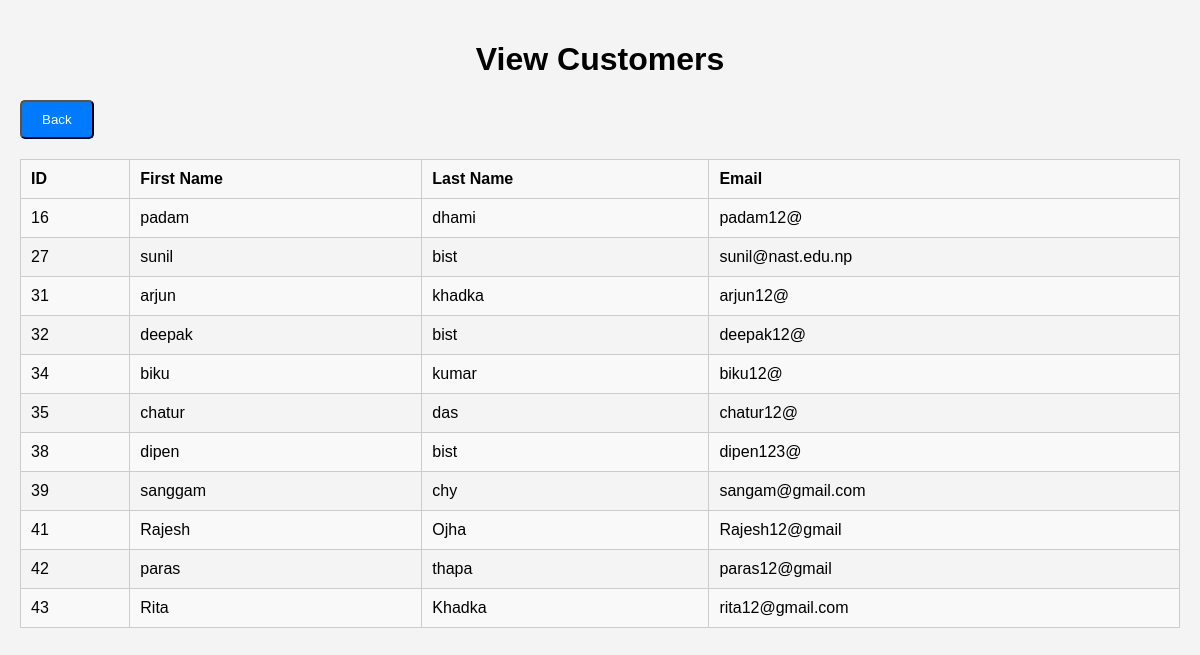
The app's page /OFOS/view_customers.php with its own data.
### tables this page shows
CREATE TABLE `tbl_users` (
  `id` int(11) NOT NULL,
  `fname` varchar(50) NOT NULL,
  `lname` varchar(50) NOT NULL,
  `email` varchar(50) NOT NULL,
  `phone` int(11) NOT NULL,
  `address` varchar(100) NOT NULL,
  `password` varchar(50) NOT NULL,
  `role` varchar(50) NOT NULL
);

### OFOS/view_customers.php (the view, shortened to what this page needs)
<?php
include 'db.php';
$result = $conn->query("SELECT * FROM tbl_users
WHERE role='Customer' ");
?>
<!DOCTYPE html>
<html lang="en">
<head>
</head>
<body>
    <h1>View Customers</h1>
    <button class="back-button" onclick="history.back()">Back</button>
    <table>
        <tr>
            <th>ID</th>
            <th>First Name</th>
            <th>Last Name</th>
            <th>Email</th>
        </tr>
        <?php
        if ($result && $result->num_rows > 0) {
            while($row = $result->fetch_assoc()) { ?>
        <tr>
            <td><?php echo $row['id']; ?></td>
            <td><?php echo $row['fname']; ?></td>
            <td><?php echo $row['lname']; ?></td>
            <td><?php echo $row['email']; ?></td>
        </tr>
        <?php }
        } else {
            echo "<tr><td colspan='5'>customer not found</td></tr>";
        } ?>
    </table>
</body>
</html>

### OFOS/view_customers.php (style rules this page uses)
body { font-family: Arial, sans-serif; margin: 0; padding: 20px; background-color: #f4f4f4; }
h1 { text-align: center; }
table { width: 100%; border-collapse: collapse; margin-bottom: 20px; }
table, th, td { border: 1px solid #ccc; }
th, td { padding: 10px; text-align: left; }
th { background-color: #f8f8f8; }
tr:nth-child(even) { background-color: #f9f9f9; }
.back-button { display: inline-block; margin-bottom: 20px; padding: 10px 20px; background-color: #007bff; color: white; text-decoration: none; border-radius: 5px; cursor: pointer; }

### records on screen
tbl_users: id "16", fname "padam", lname "dhami", email "padam12@"
tbl_users: id "27", fname "sunil", lname "bist", email "sunil@nast.edu.np"
tbl_users: id "31", fname "arjun", lname "khadka", email "arjun12@"
tbl_users: id "32", fname "deepak", lname "bist", email "deepak12@"
tbl_users: id "34", fname "biku", lname "kumar", email "biku12@"
tbl_users: id "35", fname "chatur", lname "das", email "chatur12@"
tbl_users: id "38", fname "dipen", lname "bist", email "dipen123@"
tbl_users: id "39", fname "sanggam", lname "chy", email "sangam@gmail.com"
tbl_users: id "41", fname "Rajesh", lname "Ojha", email "Rajesh12@gmail"
tbl_users: id "42", fname "paras", lname "thapa", email "paras12@gmail"
tbl_users: id "43", fname "Rita", lname "Khadka", email "rita12@gmail.com"
